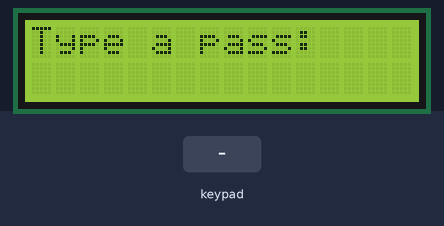
Bench run of a sketch on a simulated Arduino Uno, built with avr-gcc and run on an emulated ATmega328P. On the bench: 16×2 character LCD. The test bench sets the inputs (shaded band).

Above: at 1.2 s.
1.3 s: key '*' pressed
At 2.3 s:
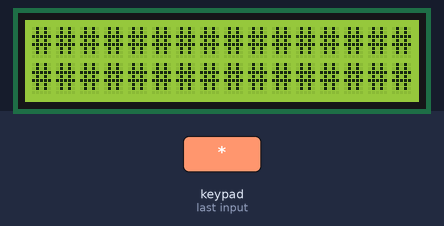
3.9 s: keypad keys 1 3 1 2 1 1 1 0 # pressed 0.4 s apart
At 7.7 s:
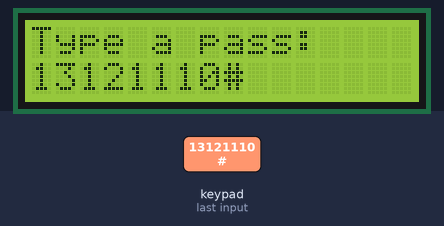
9.0 s: key 'C' pressed
At 9.7 s:
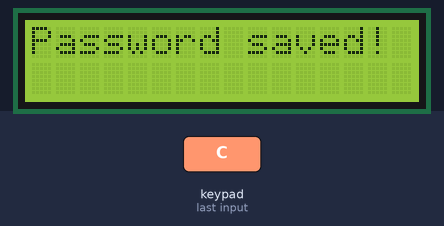
12.0 s: keypad keys 1 3 1 2 1 1 1 0 A pressed 0.4 s apart
At 16.0 s:
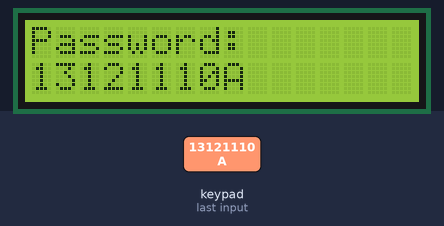
17.1 s: key 'A' pressed
At 17.9 s:
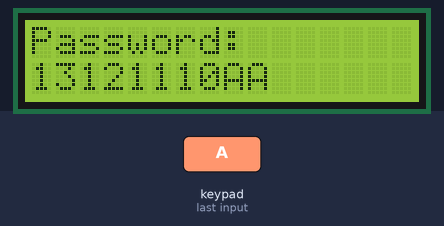
18.6 s: keypad keys 9 8 7 6 # pressed 0.4 s apart
At 21.7 s:
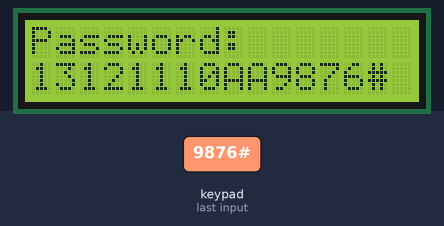
Timing chart, 0 to 23.1 s (numbered marks = the images above; inputs shaded):
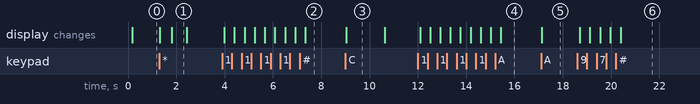

Measured:
- after the input at 1.3 s, the display: first changes at once (image 1 shows a later state)
- after the input at 3.9 s, the display: first changes after 0.09 s (image 2 shows a later state)
- after the input at 9.0 s, the display: changes at once (image 3)
- after the input at 12.0 s, the display: first changes after 0.09 s (image 4 shows a later state)
- after the input at 17.1 s, the display: changes at once (image 5)
- after the input at 18.6 s, the display: first changes after 0.10 s (image 6 shows a later state)
- what the display in image 1 shows lasts 0.6 s, from 1.8 s to 2.4 s

The sketch:

password.ino
```cpp
#include <LiquidCrystal.h>
#include <Keypad.h>

const byte numRows= 4;
const byte numCols = 4;
char keymap[numRows][numCols]= {
  {'1', '2', '3', 'A'},
  {'4', '5', '6', 'B'},
  {'7', '8', '9', 'C'},
  {'*', '0', '#', 'D'}
};
byte rowPins[numRows] = {13, 12, 11, 10};
byte colPins[numCols]= {9, 8, 7, 6};

String password = "";
const String chars = "";
const String lastkey = "";

LiquidCrystal lcd(5, 4, 3, 2, 1, 0);
Keypad myKeypad= Keypad(makeKeymap(keymap), rowPins, colPins, numRows, numCols);

void setup() {
  lcd.begin(16, 2);
  lcd.noBlink();
}

void loop() {
  delay(100);
  lcd.clear();
  char keypressed = myKeypad.getKey();

  if (keypressed != NO_KEY) {lastkey = keypressed;}

  if(lastkey == "*") {
    password = "";
    chars = "";
    lastkey = "";
    delay(500);
    lcd.print("################");
    lcd.setCursor(0, 2);
    lcd.print("################");
    delay(500);

  } else if(lastkey == "warn") {
    password = "";
    chars = "";
    lastkey = "";
    lcd.print("That password is");
    lcd.setCursor(0, 2);
    lcd.print("too long(Max 16)");
    delay(3500);

  } else {
    if(password == "") {
      if(lastkey == "C") {
        lcd.print("Password saved!");
        password = chars;
        delay(1500);
        chars = "";
        lastkey = "";
      } else if(lastkey == "D") {
        chars = "";
        lastkey = "";
      } else {
        lcd.print("Type a pass:");
        if (keypressed != NO_KEY) {
          if(chars.length() >= 16) {
            lastkey = "warn";
          } else {
            chars = chars + keypressed;
          }
        }
        lcd.setCursor(0, 2);
        lcd.print(chars);
      }
    } else {
      if(lastkey == "C") {
        if((chars != "") && (chars != password)) {
          lcd.print("Wrong password!");
        } else if((chars != "") && (chars == password)) {
          lcd.print("Welcome!");
        }
      } else if(lastkey == "D") {
        chars = "";
        lastkey = "";
      } else {
        lcd.print("Password:");
        if (keypressed != NO_KEY) {
          chars = chars + keypressed;
        }
        lcd.setCursor(0, 2);
        lcd.print(chars);
      }
    }
  }
}
```
